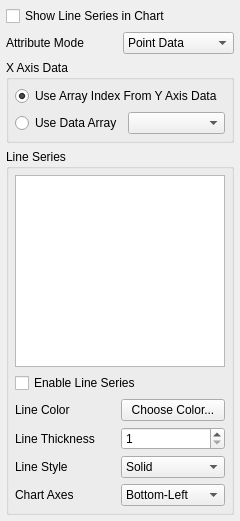
<ui version="4.0" >
 <class>pqXYPlotDisplayEditor</class>
 <widget class="QWidget" name="pqXYPlotDisplayEditor" >
  <property name="geometry" >
   <rect>
    <x>0</x>
    <y>0</y>
    <width>240</width>
    <height>498</height>
   </rect>
  </property>
  <layout class="QGridLayout" >
   <property name="margin" >
    <number>6</number>
   </property>
   <property name="spacing" >
    <number>6</number>
   </property>
   <item row="3" column="0" colspan="2" >
    <widget class="QGroupBox" name="SeriesGroup" >
     <property name="sizePolicy" >
      <sizepolicy>
       <hsizetype>5</hsizetype>
       <vsizetype>3</vsizetype>
       <horstretch>0</horstretch>
       <verstretch>0</verstretch>
      </sizepolicy>
     </property>
     <property name="title" >
      <string>Line Series</string>
     </property>
     <layout class="QGridLayout" >
      <property name="margin" >
       <number>6</number>
      </property>
      <property name="spacing" >
       <number>6</number>
      </property>
      <item row="5" column="1" >
       <widget class="QComboBox" name="AxisList" >
        <property name="whatsThis" >
         <string>Select the chart axes for the line series.</string>
        </property>
        <item>
         <property name="text" >
          <string>Bottom-Left</string>
         </property>
        </item>
        <item>
         <property name="text" >
          <string>Bottom-Right</string>
         </property>
        </item>
        <item>
         <property name="text" >
          <string>Top-Left</string>
         </property>
        </item>
        <item>
         <property name="text" >
          <string>Top-Right</string>
         </property>
        </item>
       </widget>
      </item>
      <item row="4" column="1" >
       <widget class="QComboBox" name="StyleList" >
        <property name="whatsThis" >
         <string>Select the line style for the series.</string>
        </property>
        <item>
         <property name="text" >
          <string>Solid</string>
         </property>
        </item>
        <item>
         <property name="text" >
          <string>Dash</string>
         </property>
        </item>
        <item>
         <property name="text" >
          <string>Dot</string>
         </property>
        </item>
        <item>
         <property name="text" >
          <string>Dash Dot</string>
         </property>
        </item>
        <item>
         <property name="text" >
          <string>Dash Dot Dot</string>
         </property>
        </item>
       </widget>
      </item>
      <item row="5" column="0" >
       <widget class="QLabel" name="label_5" >
        <property name="text" >
         <string>Chart Axes</string>
        </property>
       </widget>
      </item>
      <item row="4" column="0" >
       <widget class="QLabel" name="label_4" >
        <property name="text" >
         <string>Line Style</string>
        </property>
       </widget>
      </item>
      <item row="3" column="1" >
       <widget class="QSpinBox" name="Thickness" >
        <property name="whatsThis" >
         <string>Enter the thickness for the line.</string>
        </property>
        <property name="maximum" >
         <number>10</number>
        </property>
        <property name="minimum" >
         <number>1</number>
        </property>
        <property name="value" >
         <number>1</number>
        </property>
       </widget>
      </item>
      <item row="3" column="0" >
       <widget class="QLabel" name="label_3" >
        <property name="text" >
         <string>Line Thickness</string>
        </property>
       </widget>
      </item>
      <item row="2" column="1" >
       <widget class="pqColorChooserButton" name="ColorButton" >
        <property name="whatsThis" >
         <string>Press this button to choose a new color for the line.</string>
        </property>
        <property name="text" >
         <string>Choose Color...</string>
        </property>
       </widget>
      </item>
      <item row="2" column="0" >
       <widget class="QLabel" name="label_2" >
        <property name="text" >
         <string>Line Color</string>
        </property>
       </widget>
      </item>
      <item row="1" column="0" colspan="2" >
       <widget class="QCheckBox" name="SeriesEnabled" >
        <property name="whatsThis" >
         <string>Use this option to show/hide the line series in the chart.</string>
        </property>
        <property name="text" >
         <string>Enable Line Series</string>
        </property>
       </widget>
      </item>
      <item row="0" column="0" colspan="2" >
       <widget class="pqTreeView" name="SeriesList" >
        <property name="sizePolicy" >
         <sizepolicy>
          <hsizetype>5</hsizetype>
          <vsizetype>7</vsizetype>
          <horstretch>0</horstretch>
          <verstretch>0</verstretch>
         </sizepolicy>
        </property>
        <property name="whatsThis" >
         <string>This displays the list of line series. You can use the list to edit the series options.</string>
        </property>
        <property name="editTriggers" >
         <set>QAbstractItemView::EditKeyPressed|QAbstractItemView::NoEditTriggers|QAbstractItemView::SelectedClicked</set>
        </property>
        <property name="selectionMode" >
         <enum>QAbstractItemView::ExtendedSelection</enum>
        </property>
        <property name="selectionBehavior" >
         <enum>QAbstractItemView::SelectRows</enum>
        </property>
        <property name="rootIsDecorated" >
         <bool>false</bool>
        </property>
       </widget>
      </item>
     </layout>
    </widget>
   </item>
   <item row="0" column="0" colspan="2" >
    <widget class="QCheckBox" name="ViewData" >
     <property name="toolTip" >
      <string>&lt;html>&lt;head>&lt;meta name="qrichtext" content="1" />&lt;/head>&lt;body style=" white-space: pre-wrap; font-family:Sans Serif; font-size:9pt; font-weight:400; font-style:normal; text-decoration:none;">&lt;p style=" margin-top:0px; margin-bottom:0px; margin-left:0px; margin-right:0px; -qt-block-indent:0; text-indent:0px;">Toggle visibility of this dataset's geometry.&lt;/p>&lt;/body>&lt;/html></string>
     </property>
     <property name="whatsThis" >
      <string>Use this option to show/hide all the line series in the chart.</string>
     </property>
     <property name="text" >
      <string>Show Line Series in Chart</string>
     </property>
    </widget>
   </item>
   <item row="1" column="0" >
    <widget class="QLabel" name="label" >
     <property name="text" >
      <string>Attribute Mode</string>
     </property>
    </widget>
   </item>
   <item row="1" column="1" >
    <widget class="QComboBox" name="AttributeMode" >
     <item>
      <property name="text" >
       <string>Point Data</string>
      </property>
      <property name="icon" >
       <iconset resource="../pqComponents.qrc" >:/pqWidgets/Icons/pqPointData16.png</iconset>
      </property>
     </item>
     <item>
      <property name="text" >
       <string>Cell Data</string>
      </property>
      <property name="icon" >
       <iconset resource="../pqComponents.qrc" >:/pqWidgets/Icons/pqCellData16.png</iconset>
      </property>
     </item>
    </widget>
   </item>
   <item row="2" column="0" colspan="2" >
    <widget class="QGroupBox" name="groupBox" >
     <property name="title" >
      <string>X Axis Data</string>
     </property>
     <layout class="QGridLayout" >
      <property name="margin" >
       <number>6</number>
      </property>
      <property name="spacing" >
       <number>6</number>
      </property>
      <item row="1" column="1" >
       <widget class="QComboBox" name="XAxisArray" >
        <property name="whatsThis" >
         <string>Choose the name of the x-axis data array.</string>
        </property>
       </widget>
      </item>
      <item row="1" column="0" >
       <widget class="QRadioButton" name="UseDataArray" >
        <property name="whatsThis" >
         <string>Select this option to use a data array to define the x-axis points.</string>
        </property>
        <property name="text" >
         <string>Use Data Array</string>
        </property>
       </widget>
      </item>
      <item row="0" column="0" colspan="2" >
       <widget class="QRadioButton" name="UseArrayIndex" >
        <property name="whatsThis" >
         <string>Select this option to use the indexes of the y-axis array for the x-axis points.</string>
        </property>
        <property name="text" >
         <string>Use Array Index From Y Axis Data</string>
        </property>
        <property name="checked" >
         <bool>true</bool>
        </property>
       </widget>
      </item>
     </layout>
    </widget>
   </item>
  </layout>
 </widget>
 <customwidgets>
  <customwidget>
   <class>pqTreeView</class>
   <extends>QTreeView</extends>
   <header>pqTreeView.h</header>
  </customwidget>
  <customwidget>
   <class>pqColorChooserButton</class>
   <extends>QPushButton</extends>
   <header>pqColorChooserButton.h</header>
  </customwidget>
 </customwidgets>
 <tabstops>
  <tabstop>ViewData</tabstop>
  <tabstop>AttributeMode</tabstop>
  <tabstop>UseArrayIndex</tabstop>
  <tabstop>UseDataArray</tabstop>
  <tabstop>XAxisArray</tabstop>
  <tabstop>SeriesList</tabstop>
  <tabstop>SeriesEnabled</tabstop>
  <tabstop>ShowInLegend</tabstop>
  <tabstop>ColorButton</tabstop>
  <tabstop>Thickness</tabstop>
  <tabstop>StyleList</tabstop>
 </tabstops>
 <resources>
  <include location="../pqComponents.qrc" />
 </resources>
 <connections/>
</ui>
